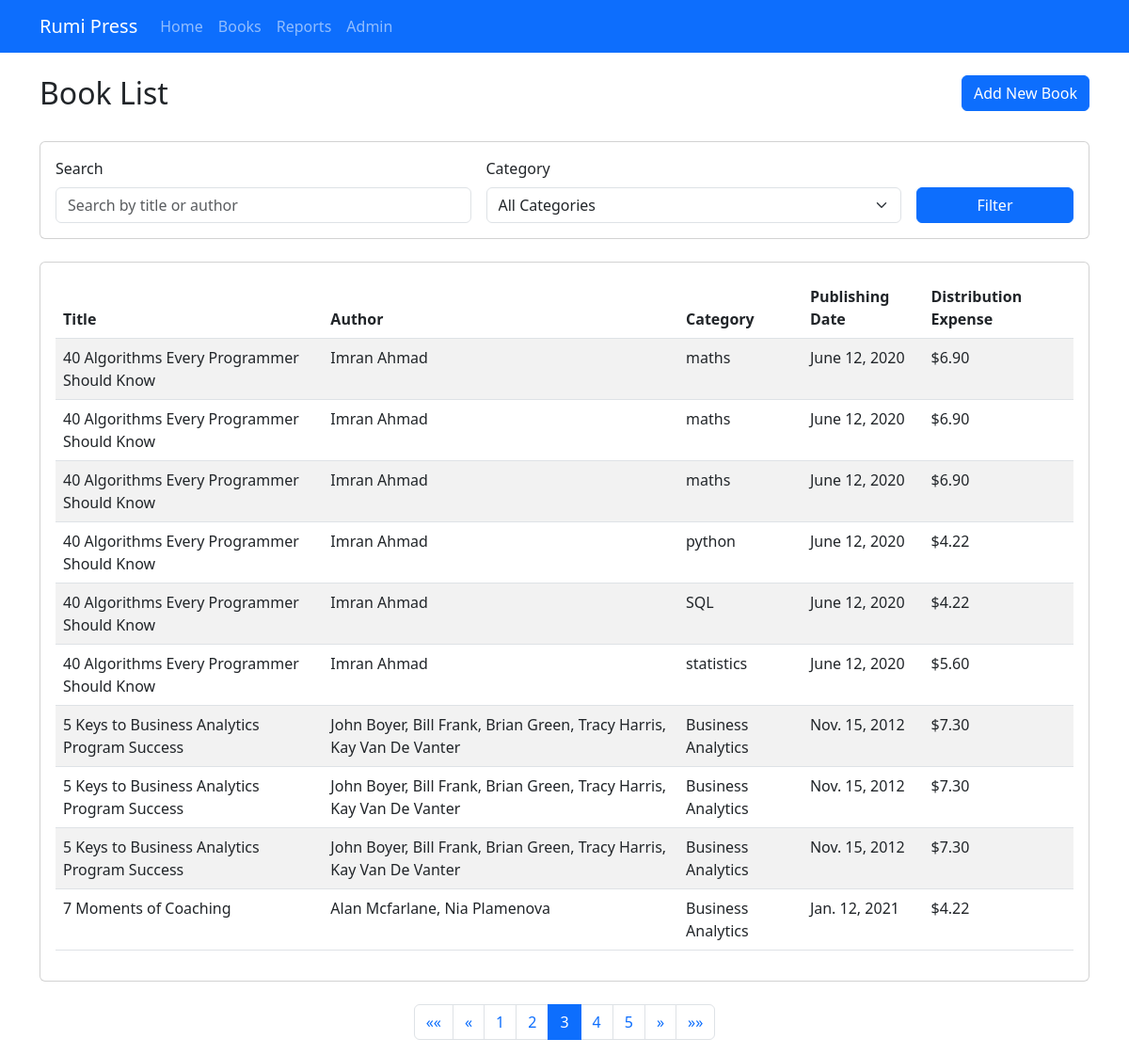
/books/?page=3&search=&category=, run on the app's committed database.
### books/models.py (models this page shows, shortened)
class Book(models.Model):
    title = models.CharField(max_length=255)
    author = models.CharField(max_length=255)
    publishing_date = models.DateField(null=True, blank=True)
    category = models.ForeignKey(Category, on_delete=models.CASCADE)
    distribution_expense = models.DecimalField(max_digits=10, decimal_places=2)

class Category(models.Model):
    name = models.CharField(max_length=100, unique=True)

### books/views.py (the view)
# urls.py: path('books/', book_list_view, name='book_list'),
def book_list_view(request):
    books = Book.objects.all().order_by('title')
    search_query = request.GET.get('search', '')
    if search_query:
        books = books.filter(
            Q(title__icontains=search_query) |
            Q(author__icontains=search_query)
        )
    category_id = request.GET.get('category', '')
    if category_id and category_id != 'all':
        books = books.filter(category__id=category_id)
    categories = Category.objects.all()
    paginator = Paginator(books, 10)  # Show 10 books per page
    page_number = request.GET.get('page', 1)
    page_obj = paginator.get_page(page_number)
    context = {
        'page_obj': page_obj,
        'search_query': search_query,
        'categories': categories,
        'selected_category': category_id,
    }
    return render(request, 'books/book_list.html', context)

### books/templates/books/book_list.html (shortened to what this page needs)
{% extends 'books/base.html' %}
{% block content %}
    <div class="row mb-4">
        <div class="col-md-8">
            <h2>Book List</h2>
        </div>
        <div class="col-md-4 text-end">
            <a href="/admin/books/book/add/" class="btn btn-primary">Add New Book</a>
        </div>
    </div>
    <div class="row mb-4">
        <div class="col-12">
            <div class="card">
                <div class="card-body">
                    <form method="get" class="row g-3 align-items-end">
                        <div class="col-md-5">
                            <label for="search" class="form-label">Search</label>
                            <input type="text" class="form-control" id="search" name="search" placeholder="Search by title or author" value="{{ search_query }}">
                        </div>
                        <div class="col-md-5">
                            <label for="category" class="form-label">Category</label>
                            <select class="form-select" id="category" name="category">
                                <option value="all">All Categories</option>
                            </select>
                        </div>
                        <div class="col-md-2">
                            <button type="submit" class="btn btn-primary w-100">Filter</button>
                        </div>
                    </form>
                </div>
            </div>
        </div>
    </div>
    <div class="row">
        <div class="col-12">
            <div class="card">
                <div class="card-body">
                    <div class="table-responsive">
                        <table class="table table-striped">
                            <thead>
                                <tr>
                                    <th>Title</th>
                                    <th>Author</th>
                                    <th>Category</th>
                                    <th>Publishing Date</th>
                                    <th>Distribution Expense</th>
                                </tr>
                            </thead>
                            <tbody>
                                {% for book in page_obj %}
                                <tr>
                                    <td>{{ book.title }}</td>
                                    <td>{{ book.author }}</td>
                                    <td>{{ book.category.name }}</td>
                                    <td>{% if book.publishing_date %}{{ book.publishing_date }}{% else %}N/A{% endif %}</td>
                                    <td>${{ book.distribution_expense }}</td>
                                </tr>
                                {% empty %}
                                <tr>
                                    <td colspan="5" class="text-center">No books found</td>
                                </tr>
                                {% endfor %}
                            </tbody>
                        </table>
                    </div>
                </div>
            </div>
        </div>
    </div>
    {% if page_obj.has_other_pages %}
    <div class="row mt-4">
        <div class="col-12">
            <nav aria-label="Page navigation">
                <ul class="pagination justify-content-center">
                    {% if page_obj.has_previous %}
                    <li class="page-item">
                        <a class="page-link" href="?page=1&search={{ search_query }}&category={{ selected_category }}" aria-label="First">
                            <span aria-hidden="true">&laquo;&laquo;</span>
                        </a>
                    </li>
                    <li class="page-item">
                        <a class="page-link" href="?page={{ page_obj.previous_page_number }}&search={{ search_query }}&category={{ selected_category }}" aria-label="Previous">
                            <span aria-hidden="true">&laquo;</span>
                        </a>
                    </li>
                    {% endif %}
                    {% for num in page_obj.paginator.page_range %}
                        {% if page_obj.number == num %}
                        <li class="page-item active"><a class="page-link" href="?page={{ num }}&search={{ search_query }}&category={{ selected_category }}">{{ num }}</a></li>
                        {% elif num > page_obj.number|add:'-3' and num < page_obj.number|add:'3' %}
                        <li class="page-item"><a class="page-link" href="?page={{ num }}&search={{ search_query }}&category={{ selected_category }}">{{ num }}</a></li>
                        {% endif %}
                    {% endfor %}
                    {% if page_obj.has_next %}
                    <li class="page-item">
                        <a class="page-link" href="?page={{ page_obj.next_page_number }}&search={{ search_query }}&category={{ selected_category }}" aria-label="Next">
                            <span aria-hidden="true">&raquo;</span>
                        </a>
                    </li>
                    <li class="page-item">
                        <a class="page-link" href="?page={{ page_obj.paginator.num_pages }}&search={{ search_query }}&category={{ selected_category }}" aria-label="Last">
                            <span aria-hidden="true">&raquo;&raquo;</span>
                        </a>
                    </li>
                    {% endif %}
                </ul>
            </nav>
        </div>
    </div>
    {% endif %}
{% endblock %}

### data on the page
Book: title "40 Algorithms Every Programmer Should Know", author "Imran Ahmad", category.name "maths", publishing_date "June 12, 2020", distribution_expense "6.90"
Book: title "40 Algorithms Every Programmer Should Know", author "Imran Ahmad", category.name "maths", publishing_date "June 12, 2020", distribution_expense "6.90"
Book: title "5 Keys to Business Analytics Program Success", author "John Boyer, Bill Frank, Brian Green, Tracy Harris, Kay Van De Vanter", category.name "Business Analytics", publishing_date "Nov. 15, 2012", distribution_expense "7.30"
Book: title "5 Keys to Business Analytics Program Success", author "John Boyer, Bill Frank, Brian Green, Tracy Harris, Kay Van De Vanter", category.name "Business Analytics", publishing_date "Nov. 15, 2012", distribution_expense "7.30"
Book: title "5 Keys to Business Analytics Program Success", author "John Boyer, Bill Frank, Brian Green, Tracy Harris, Kay Van De Vanter", category.name "Business Analytics", publishing_date "Nov. 15, 2012", distribution_expense "7.30"
Book: title "7 Moments of Coaching", author "Alan Mcfarlane, Nia Plamenova", category.name "Business Analytics", publishing_date "Jan. 12, 2021", distribution_expense "4.22"

### other printed values
{{ num }} "1" "2" "4" "5"
{{ num }} "3"
